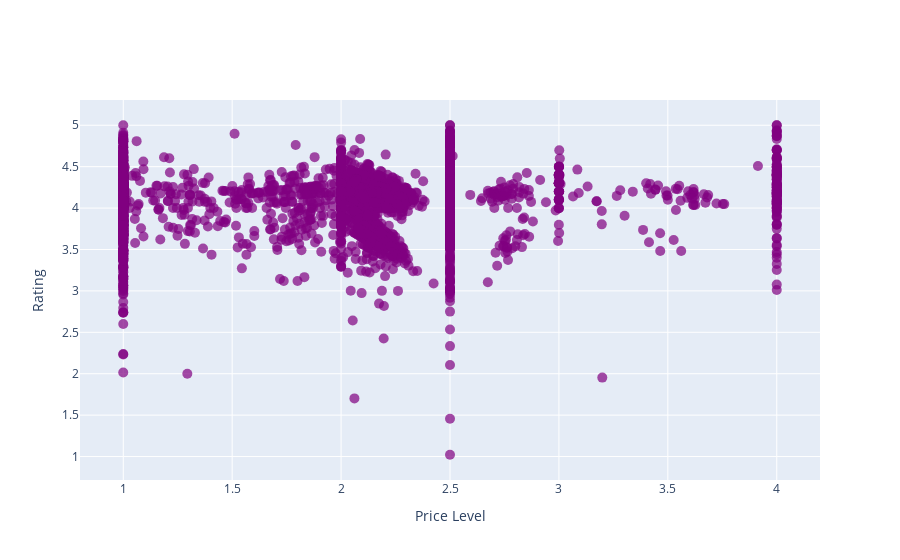

Notebook source saved alongside this figure:
### Code cell
import pandas as pd
import plotly.graph_objects as go
import numpy as np
from scipy.stats import pearsonr
from sklearn.linear_model import LinearRegression
import pandas as pd
import numpy as np
import matplotlib.pyplot as plt
import seaborn as sns
from scipy.stats import pearsonr
from statsmodels.api import OLS
from statsmodels.tools import add_constant
from sklearn.linear_model import LinearRegression
from sklearn.metrics import r2_score
import scipy.stats as stats
from sklearn.metrics import r2_score
df_integrated = df_integrated.dropna()
#r2_score(df_integrated['price_level'], df_integrated['rating'])
# Calculate the correlation coefficient between price_level and rating using Pearson correlation
corr_coef, p_value = pearsonr(df_integrated['price_level'], df_integrated['rating'])
print("Pearson correlation coefficient:", corr_coef)
if p_value < 0.05:
    print("The correlation is significant.")
else:
    print("The correlation is not significant.")
#print("Coefficient of determination (R-squared):", r2_score(df_integrated['price_level'], df_integrated['rating']))
# Create interactive scatter plot
fig = go.Figure(go.Scatter(
    x=df_integrated['price_level'],
    y=df_integrated['rating'],
    mode='markers',
    marker=dict(
        color='purple', # Change the color of the markers to purple
        size=10, # Set the size of the markers
        opacity=0.7 # Set the opacity of the markers
    )
))
fig.update_layout(xaxis_title='Price Level', yaxis_title='Rating')

# Show plot
fig.show()

# Calculate the coefficient of determination (R-squared)
slope, intercept, r_value, p_value, std_err = stats.linregress(df_integrated['price_level'].dropna(), df_integrated['rating'].dropna())
r_squared = r_value**2
print("Coefficient of determination (R-squared):", r_value**2)
slope, intercept, r_value, p_value, std_err = stats.linregress(df_integrated['price_level'].dropna(), df_integrated['rating'].dropna())
r_squared = r_value**2
print("Coefficient of determination (R-squared):", r_squared)

### Figure 1 — Plotly figure (JSON) as saved in the notebook; plotly's stock layout.template omitted (floating-point values rounded to 4 significant figures; data arrays with more than 128 entries replaced by an {"elided": "..."} marker saying what was removed)
{"data": [{"marker": {"color": "purple", "opacity": 0.7, "size": 10}, "mode": "markers", "type": "scatter", "x": {"elided": "3265 float values"}, "y": {"elided": "3265 float values"}}], "layout": {"xaxis": {"title": {"text": "Price Level"}}, "yaxis": {"title": {"text": "Rating"}}}}
